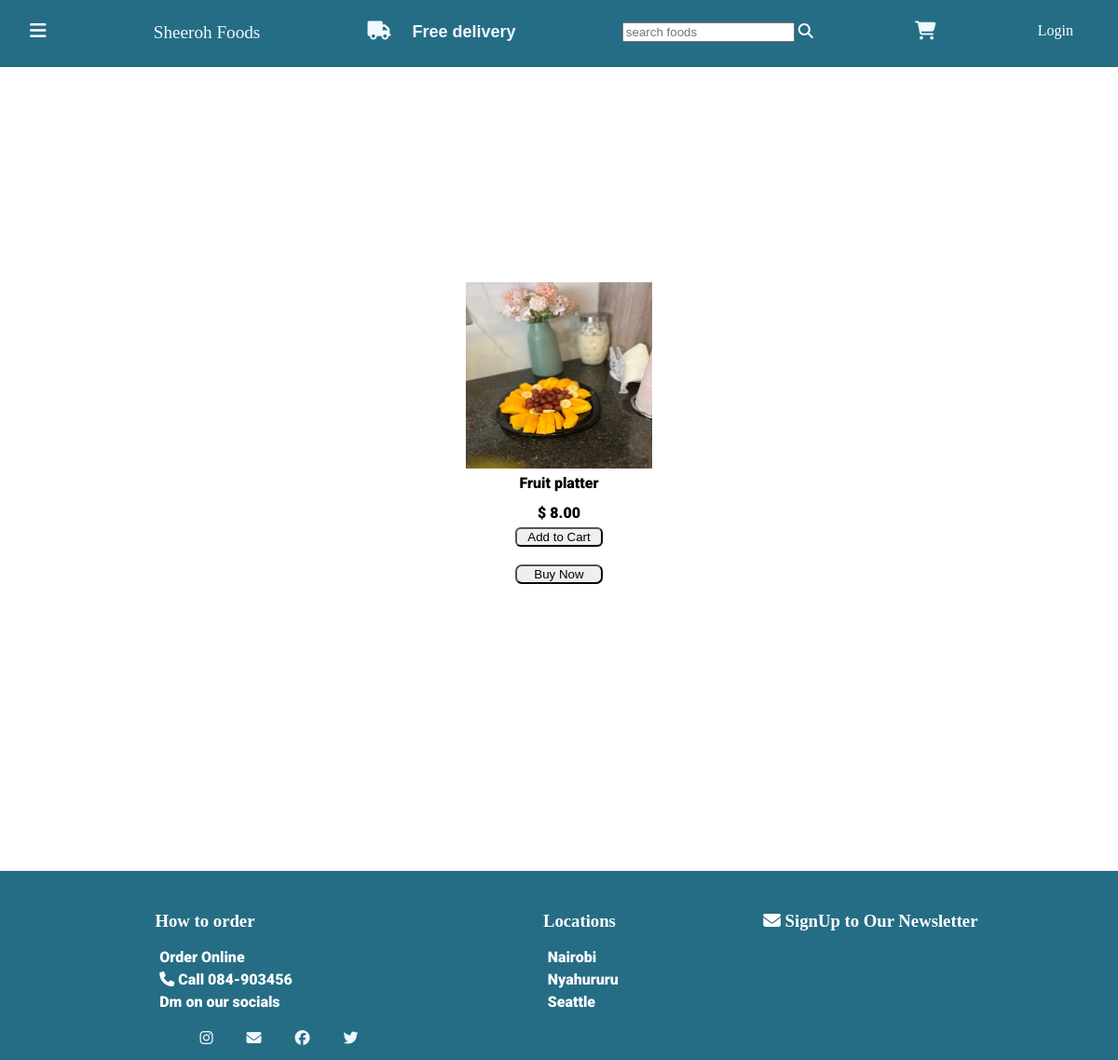
/product_details?product_serial_no=19, run on the app's committed database.
### nav/models.py (models this page shows, shortened)
class Product(models.Model):
   date = models.DateField()
   product_name = models.CharField(max_length = 100)
   product_serial_no = models.BigAutoField(primary_key=True)
   opening_balance = models.IntegerField(blank = True)
   closing_balance = models.IntegerField(blank = True)
   sales = models.IntegerField(blank = True)
   product_buying_price = models.DecimalField(max_digits =100, decimal_places=2)
   product_selling_price = models.DecimalField(max_digits =100, decimal_places=2)
   sales_tax = models.FloatField(max_length =20)
   sale_discount = models.FloatField(blank = True)
   photo = models.ImageField(upload_to='images/')

### nav/views.py (the view)
# urls.py: path("product_details", views.product_details, name="product_details"),
def product_details(request):
    product_id = request.GET['product_serial_no'] #gets the id of the item from the users request.
    try:
        item = Product.objects.get(product_serial_no =product_id)
        template = loader.get_template("product_details.html")
    except Exception as e:
        item = None
        context = {
            "error":e
        }
        template = loader.get_template("exception.html")
    context = {
        "prod_sn": product_id,
        "food": item,
    }
    return HttpResponse(template.render(context, request))

### nav/templates/product_details.html (shortened to what this page needs)
{% extends "base.html" %}
{% load static %}
            {% block splice %}
                <div class="menu_display">
                    <img src="{{food.photo.url}}" width="200px" height="200px"/>
                    <p>{{food.product_name}}</p>
                    <p>$ {{food.product_selling_price}}</p>
                    <button class="pick_add_to_cart">Add to Cart</button> <br>
                    <button class="buy_now">Buy Now</button>
                </div>
            {% endblock %}

### static/base.css (style rules this page uses)
body { margin: 0; padding: 0; display: flex; flex-direction: column; min-height: 100vh; }
P { color: black; font-family: "Roboto", sans-serif; font-weight: 900; font-style: normal; margin: 0.4em; }
.pick_add_to_cart { margin-bottom: 0.1em; width: 7em; border-radius: 0.438em; }
.menu_display { display: flex; justify-content: center; align-items: center; height: 100vh; flex-direction: column; }
.buy_now { margin-bottom: 4em; width: 7em; border-radius: 7px; }

### data on the page
Product: photo (picture), product_name "Fruit platter", product_selling_price "8.00"
